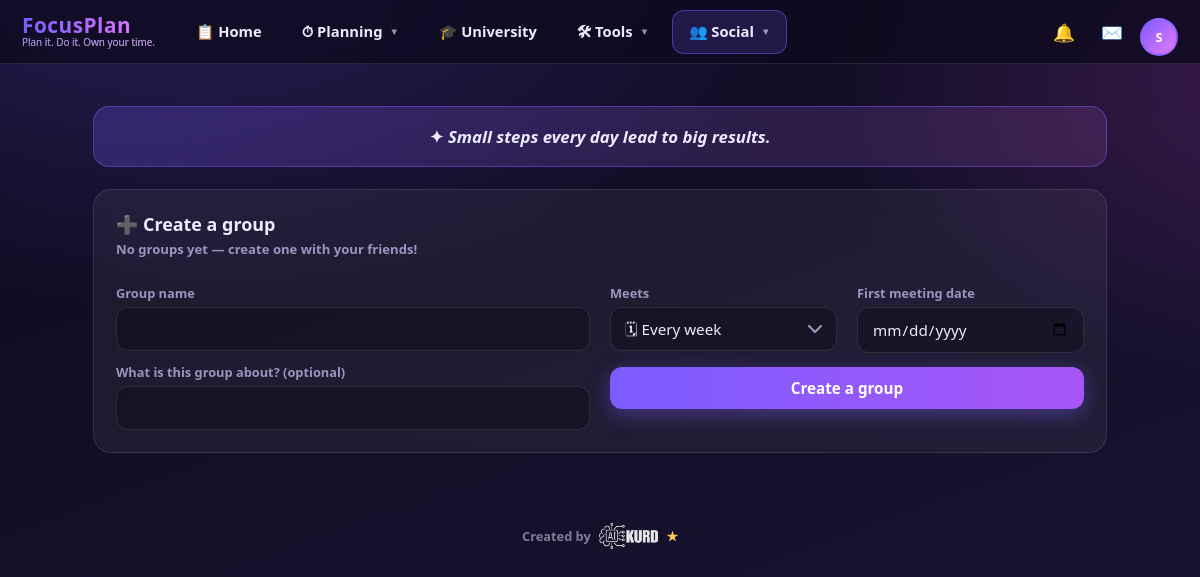
The app's page /groups (signed in) with its own data.
### tables this page shows
CREATE TABLE settings (
        key   TEXT PRIMARY KEY,
        value TEXT
    );

CREATE TABLE users (
        id            INTEGER PRIMARY KEY AUTOINCREMENT,
        username      TEXT UNIQUE NOT NULL COLLATE NOCASE,
        password_hash TEXT NOT NULL,
        is_admin      INTEGER NOT NULL DEFAULT 0,
        created_at    TEXT NOT NULL,
        last_login    TEXT
    , theme TEXT DEFAULT 'dark', accent TEXT, full_name TEXT DEFAULT '', email TEXT DEFAULT '', bio TEXT DEFAULT '');

CREATE TABLE quotes (
        id      INTEGER PRIMARY KEY AUTOINCREMENT,
        text_en TEXT NOT NULL,
        text_ar TEXT DEFAULT '',
        text_ku TEXT DEFAULT ''
    );

### app.py (the view)
@app.route("/groups")
@login_required
def groups():
    uid = session["user_id"]
    rows = get_db().execute("""
        SELECT g.*, u.username AS owner_name,
               (SELECT COUNT(*) FROM group_members m WHERE m.group_id = g.id) AS member_count
        FROM groups g
        JOIN group_members gm ON gm.group_id = g.id AND gm.user_id = ?
        JOIN users u ON u.id = g.owner_id
        ORDER BY g.created_at DESC""", (uid,)).fetchall()
    items = []
    for g_row in rows:
        nm = upcoming_meeting(g_row["first_meeting"], g_row["frequency"])
        items.append(dict(g_row, next_meeting=nm.isoformat() if nm else None,
                          days_to_meeting=(nm - date.today()).days if nm else None))
    return render_template("groups.html", user=current_user(), groups=items,
                           quote=random_quote())

### app.py (called while the page is built)
def avatar_url(user_id):
    folder = os.path.join(BASE_DIR, "static", "avatars")
    for ext in AVATAR_EXTS:
        p = os.path.join(folder, f"{user_id}.{ext}")
        if os.path.exists(p):
            return url_for("static", filename=f"avatars/{user_id}.{ext}",
                           v=int(os.path.getmtime(p)))
    return None

def get_db():
    if "db" not in g:
        g.db = sqlite3.connect(DB_PATH)
        g.db.row_factory = sqlite3.Row
        g.db.execute("PRAGMA foreign_keys = ON")
    return g.db

def tr(key):
    lang = session.get("lang", "en")
    return T.get(lang, T["en"]).get(key, T["en"].get(key, key))

def get_settings():
    rows = get_db().execute("SELECT key, value FROM settings").fetchall()
    return {r["key"]: r["value"] for r in rows}

def current_user():
    uid = session.get("user_id")
    if uid is None:
        return None
    return get_db().execute("SELECT * FROM users WHERE id = ?", (uid,)).fetchone()

def login_required(f):
    @wraps(f)
    def wrapper(*args, **kwargs):
        if session.get("user_id") is None:
            return redirect(url_for("login"))
        if current_user() is None:
            session.clear()
            return redirect(url_for("login"))
        return f(*args, **kwargs)
    return wrapper

def random_quote():
    lang = session.get("lang", "en")
    row = get_db().execute("SELECT * FROM quotes ORDER BY RANDOM() LIMIT 1").fetchone()
    if row is None:
        return ""
    return row[f"text_{lang}"] or row["text_en"]

### templates/groups.html (shortened to what this page needs)
{% extends "base.html" %}
{% block content %}
  <div class="quote">{{ quote }}</div>
  <div class="card" style="margin-bottom:22px">
    <h2>➕ {{ t('create_group') }}</h2>
    <div class="hint">{{ t('no_groups') if not groups else '' }}</div>
    <form method="post" action="{{ url_for('group_create') }}">
      <div class="grid2">
        <div>
          <label>{{ t('group_name') }}</label>
          <input name="name" required maxlength="50">
          <label>{{ t('group_desc') }}</label>
          <input name="description" maxlength="150">
        </div>
        <div>
          <div class="grid2">
            <div>
              <label>{{ t('frequency') }}</label>
              <select name="frequency">
                <option value="weekly">🗓 {{ t('weekly') }}</option>
              </select>
            </div>
            <div>
              <label>{{ t('first_meeting') }}</label>
              <input type="date" name="first_meeting">
            </div>
          </div>
          <div style="margin-top:14px">
            <button class="primary" type="submit">{{ t('create_group') }}</button>
          </div>
        </div>
      </div>
    </form>
  </div>
{% endblock %}

### templates/base.html (shortened to what this page needs)
<!DOCTYPE html>
<html lang="{{ lang }}" dir="{{ 'rtl' if is_rtl else 'ltr' }}">
<head>
</head>
<body class="{{ theme }}">
<header class="topbar">
  <a class="brand" href="{{ url_for('index') }}">{{ settings.site_name }}<small>{{ tagline }}</small></a>
  {% if cu %}
  {% set soc = request.endpoint in ('friends','groups','group_page','messages','dm_thread','leaderboard','user_profile') %}
  {% set pln = request.endpoint in ('focus','habits','notes') %}
  <nav class="main-menu">
    <a class="tab {{ 'active' if request.endpoint == 'dashboard' }}" href="{{ url_for('dashboard') }}">📋 {{ t('home') }}</a>
    <details class="dd">
      <summary class="tab {{ 'active' if pln }}">⏱ {{ t('planning') }} <span class="caret">▼</span></summary>
    </details>
    <a class="tab {{ 'active' if request.endpoint == 'university' }}" href="{{ url_for('university') }}">🎓 {{ t('university') }}</a>
    <details class="dd">
      <summary class="tab {{ 'active' if request.endpoint and request.endpoint.startswith('tool_') }}">🛠 {{ t('tools') }} <span class="caret">▼</span></summary>
    </details>
    <details class="dd">
      <summary class="tab {{ 'active' if soc }}" style="position:relative">👥 {{ t('social') }} <span class="caret">▼</span>
      </summary>
    </details>
  </nav>
  <div class="top-actions">
    <a class="icon-btn {{ 'active' if request.endpoint == 'notifications' }}"
       href="{{ url_for('notifications') }}" title="{{ t('notifications') }}">🔔
      {% if unread_notifs %}<span class="dot-count">{{ unread_notifs }}</span>{% endif %}</a>
    <a class="icon-btn {{ 'active' if request.endpoint in ('messages','dm_thread') }}"
       href="{{ url_for('messages') }}" title="{{ t('messages_t') }}">✉️
      {% if unread_dms %}<span class="dot-count">{{ unread_dms }}</span>{% endif %}</a>
    <details class="dd">
      <summary style="cursor:pointer; display:inline-flex" title="{{ t('account') }}">
        {% set purl = av(cu.id) %}
        {% if purl %}
          <img src="{{ purl }}" alt="" class="avi" style="width:38px; height:38px">
        {% else %}
          <span class="avi avi-letter" style="width:38px; height:38px">{{ cu.username[0]|upper }}</span>
        {% endif %}
      </summary>
    </details>
  </div>
  {% endif %}
</header>
<div class="container">
  {% block content %}{% endblock %}
  <footer style="margin-top:48px; text-align:center; font-size:.8rem; color:var(--muted);
          display:flex; align-items:center; justify-content:center; gap:8px">
    <span style="opacity:.8">Created by</span>
    {% if site_logo %}
      <img src="{{ site_logo }}" alt="AI Kurd" class="site-logo"
           style="height:26px; width:auto; vertical-align:middle">
    {% else %}
      <span style="font-weight:800; background:linear-gradient(90deg, var(--accent), #e879f9);
                   -webkit-background-clip:text; background-clip:text; color:transparent">
        AI Kurd</span>
    {% endif %}
    <span style="color:#ffc857">★</span>
  </footer>
</div>
</body>
</html>

### records on screen
settings: value "Plan it. Do it. Own your time."
users: username "S"
quotes: text_en "Small steps every day lead to big results."

### other values on screen
{{ t('home') }} "Home"
{{ t('planning') }} "Planning"
{{ t('university') }} "University"
{{ t('tools') }} "Tools"
{{ t('social') }} "Social"
{{ t('create_group') }} "Create a group"
{{ t('no_groups') if not groups else '' }} "No groups yet — create one with your friends!"
{{ t('group_name') }} "Group name"
{{ t('group_desc') }} "What is this group about? (optional)"
{{ t('frequency') }} "Meets"
{{ t('first_meeting') }} "First meeting date"
